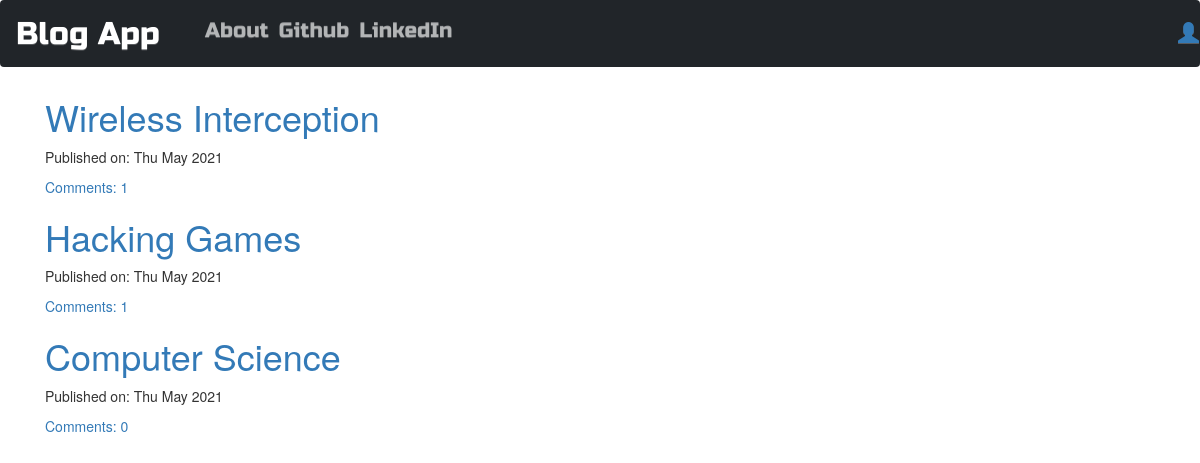
The page / on the database its author committed.
### blog_app/models.py (models this page shows, shortened)
class Post(models.Model):
    author = models.ForeignKey(User, on_delete=models.CASCADE)
    title = models.CharField(max_length=54)
    text =  models.TextField()
    created_date = models.DateTimeField(default=timezone.now())
    published_date = models.DateTimeField(blank=True, null=True)
    def approve_comments(self):
        return self.comments.filter(approved_comment=True)

### blog_app/views.py (the view)
# urls.py: path('', views.PostListView.as_view(), name='post_list'),
class PostListView(ListView):
    model = Post
    def get_queryset(self):
        return Post.objects.filter(published_date__lte=timezone.now()).order_by('-published_date')

### blog_app/templates/blog_app/post_list.html
{% extends "blog_app/base.html" %}
{% block content %}
<div class="centerstage">
    {% for post in post_list %}
    <div class="post">
        <h1><a href="{% url 'blog_app:post_detail' pk=post.pk %}">{{post.title}}</a></h1>
        <div class="date">
            <p>Published on: {{post.published_date|date:"D M Y"}}</p>
        </div>
        <div>
        <a href="{% url 'blog_app:post_detail' pk=post.pk %}">Comments: {{post.approve_comments.count}}</a>
        </div>
    </div>
    {% endfor %}
</div>
{% endblock %}

### blog_app/templates/blog_app/base.html (shortened to what this page needs)
<!DOCTYPE html>
{% load static %}
<html>
    <head>
        <link href="https://cdn.jsdelivr.net/npm/bootstrap@5.0.0-beta3/dist/css/bootstrap.min.css" rel="stylesheet">
        <link rel="stylesheet" href="https://maxcdn.bootstrapcdn.com/bootstrap/3.3.7/css/bootstrap-theme.min.css">
        <link rel="stylesheet" href="https://maxcdn.bootstrapcdn.com/bootstrap/3.3.7/css/bootstrap.min.css">
        <link rel="stylesheet" href="//cdn.jsdelivr.net/npm/medium-editor@latest/dist/css/medium-editor.min.css" type="text/css" media="screen" charset="utf-8">
        <link rel="stylesheet" href="{% static 'css/blog.css' %}">
    </head>
    <body class="loader">
        <nav class="navbar navbar-expand-lg navbar-dark bg-dark techfont">
            <a class="navbar-brand bigbrand" href="{% url 'blog_app:post_list' %}">Blog App</a>
            <div class="collapse navbar-collapse" id="navbarNav">
              <ul class="navbar-nav">
                <li class="nav-item">
                  <a class="nav-link" href="{% url 'blog_app:about' %}">About</a>
                </li>
                <li class="nav-item">
                  <a class="nav-link" href="https://github.com">Github</a>
                </li>
                <li class="nav-item">
                  <a class="nav-link" href="https://linkedin.com">LinkedIn</a>
                </li>
              </ul>
              <ul class="nav navbar-nav navbar-right">
                {% if user.is_authenticated %}
                <li>
                  <a href="{% url 'blog_app:post_new' %}">New Post</a>
                </li>
                <li>
                  <a href="{% url 'blog_app:post_draft_list' %}">Drafts</a>
                </li>
                <li>
                  <a href="{% url 'logout' %}">Log Out</a>
                </li>
                <li>
                  <a>Welcome: {{user.username}}</a>
                </li>
                {% else %}
                <li><a class='nav navbar-right' href="{% url 'login' %}"><span class='glyphicon glyphicon-user'></span></a></li>
                {% endif %}
              </ul>
            </div>
          </nav>
          <div class="content container">
            <div class="row">
              <div class="col-md-8">
                <div class="blog_posts">
                  {% block content %}
                  {% endblock %}
                </div>
              </div>
          </div>
    </body>
</html>

### blog_app/static/css/blog.css (style rules this page uses)
.techfont { font-family: 'Russo One', sans-serif; font-size: 1.5em; margin-bottom: 10px; }
.bigbrand { font-size: 1.5em; }
.loader { filter:hue-rotate(0deg); color:linear-gradient(45deg,#0f8,#08f); animation:hue 10000ms infinite linear; }

### rows shown on the page
Post: title "Wireless Interception", published_date "Thu May 2021", approve_comments.count "1"
Post: title "Hacking Games", published_date "Thu May 2021", approve_comments.count "1"
Post: title "Computer Science", published_date "Thu May 2021", approve_comments.count "0"
